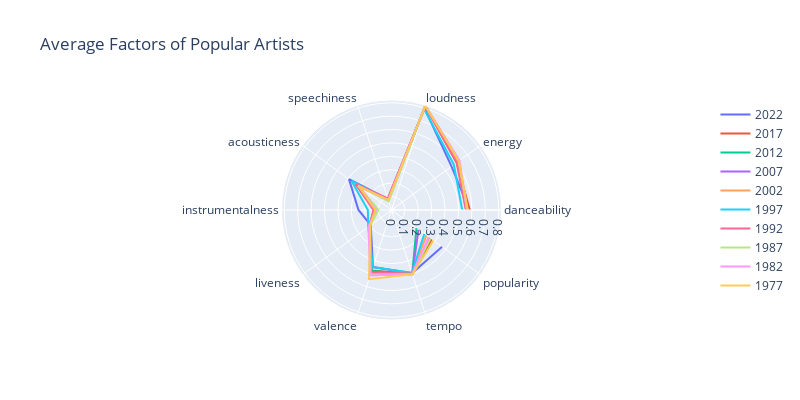

Notebook source saved alongside this figure:
### Code cell
#  kindly visualize this with a line_polar using plotly express
fig = go.Figure()

for i, entry in enumerate(five_year_qualities):
    fig.add_trace(go.Scatterpolar(
            r = five_year_qualities.iloc[i],
            theta = relevant_qualities,
            mode = 'lines',
            name = five_year_qualities.index[i].astype(str),
        ))
    
    
fig.update_layout(
    title = 'Average Factors of Popular Artists',
    showlegend = True,
    width=800, 
    height=400
)

fig.show()

### Figure 1 — Plotly figure (JSON) as saved in the notebook; plotly's stock layout.template omitted (floating-point values rounded to 4 significant figures)
{"data": [{"mode": "lines", "name": "2022", "r": [0.5816, 0.5533, 0.7975, 0.08495, 0.392, 0.2463, 0.1911, 0.4472, 0.4963, 0.4666], "theta": ["danceability", "energy", "loudness", "speechiness", "acousticness", "instrumentalness", "liveness", "valence", "tempo", "popularity"], "type": "scatterpolar"}, {"mode": "lines", "name": "2017", "r": [0.5843, 0.6001, 0.8204, 0.07957, 0.3335, 0.1274, 0.2093, 0.475, 0.5016, 0.3703], "theta": ["danceability", "energy", "loudness", "speechiness", "acousticness", "instrumentalness", "liveness", "valence", "tempo", "popularity"], "type": "scatterpolar"}, {"mode": "lines", "name": "2012", "r": [0.5572, 0.6073, 0.8174, 0.08248, 0.3296, 0.1285, 0.2088, 0.4788, 0.4997, 0.2303], "theta": ["danceability", "energy", "loudness", "speechiness", "acousticness", "instrumentalness", "liveness", "valence", "tempo", "popularity"], "type": "scatterpolar"}, {"mode": "lines", "name": "2007", "r": [0.5665, 0.6196, 0.8183, 0.08068, 0.3023, 0.1334, 0.1951, 0.5064, 0.5038, 0.2483], "theta": ["danceability", "energy", "loudness", "speechiness", "acousticness", "instrumentalness", "liveness", "valence", "tempo", "popularity"], "type": "scatterpolar"}, {"mode": "lines", "name": "2002", "r": [0.5692, 0.6071, 0.8166, 0.07767, 0.318, 0.131, 0.1997, 0.5009, 0.5003, 0.3208], "theta": ["danceability", "energy", "loudness", "speechiness", "acousticness", "instrumentalness", "liveness", "valence", "tempo", "popularity"], "type": "scatterpolar"}, {"mode": "lines", "name": "1997", "r": [0.5275, 0.5749, 0.7908, 0.07562, 0.3681, 0.1762, 0.2145, 0.4486, 0.4928, 0.3024], "theta": ["danceability", "energy", "loudness", "speechiness", "acousticness", "instrumentalness", "liveness", "valence", "tempo", "popularity"], "type": "scatterpolar"}, {"mode": "lines", "name": "1992", "r": [0.5546, 0.6006, 0.8128, 0.09128, 0.3315, 0.1345, 0.2044, 0.4903, 0.4974, 0.3512], "theta": ["danceability", "energy", "loudness", "speechiness", "acousticness", "instrumentalness", "liveness", "valence", "tempo", "popularity"], "type": "scatterpolar"}, {"mode": "lines", "name": "1987", "r": [0.5645, 0.621, 0.8205, 0.06873, 0.3085, 0.09717, 0.1964, 0.5056, 0.502, 0.3602], "theta": ["danceability", "energy", "loudness", "speechiness", "acousticness", "instrumentalness", "liveness", "valence", "tempo", "popularity"], "type": "scatterpolar"}, {"mode": "lines", "name": "1982", "r": [0.5634, 0.6275, 0.8185, 0.07973, 0.2931, 0.1151, 0.2127, 0.5139, 0.5014, 0.3425], "theta": ["danceability", "energy", "loudness", "speechiness", "acousticness", "instrumentalness", "liveness", "valence", "tempo", "popularity"], "type": "scatterpolar"}, {"mode": "lines", "name": "1977", "r": [0.5683, 0.6214, 0.8181, 0.07838, 0.2997, 0.122, 0.1946, 0.5427, 0.5048, 0.3874], "theta": ["danceability", "energy", "loudness", "speechiness", "acousticness", "instrumentalness", "liveness", "valence", "tempo", "popularity"], "type": "scatterpolar"}], "layout": {"height": 400, "showlegend": true, "title": {"text": "Average Factors of Popular Artists"}, "width": 800}}
